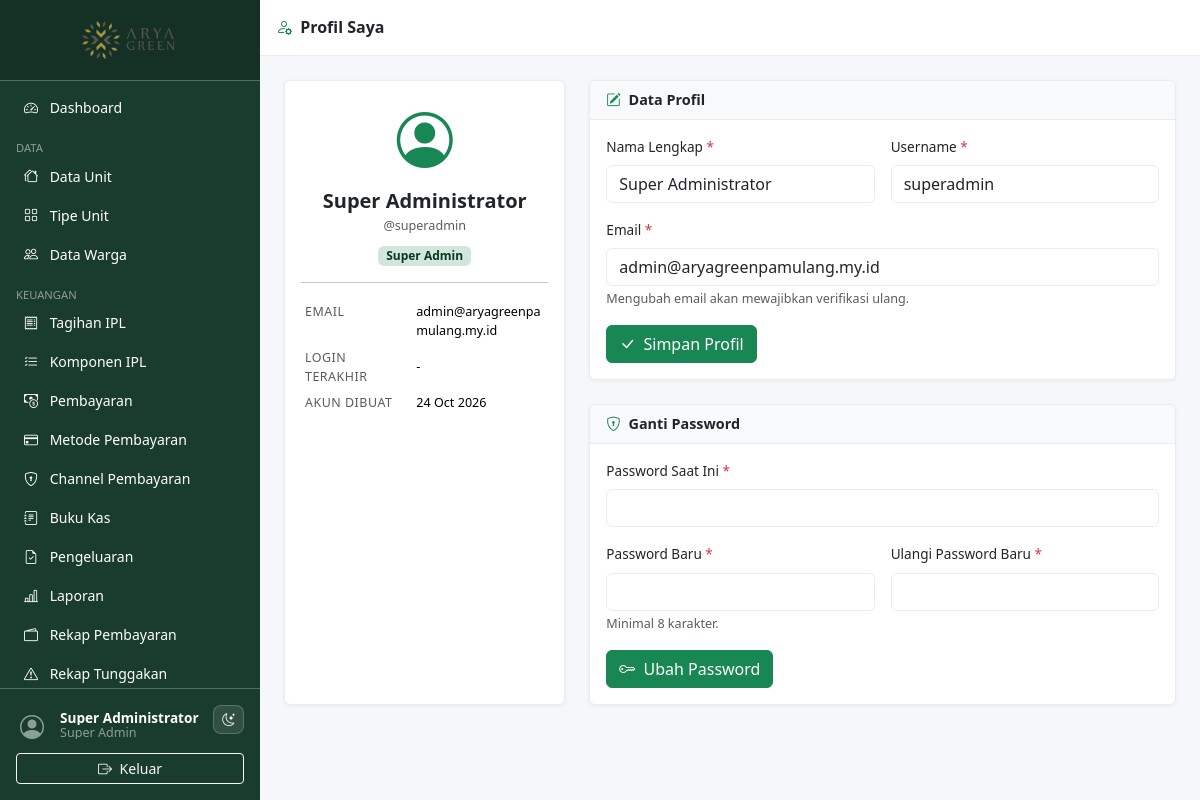
The page /pages/profile.php (signed in) on the database its author committed.
### tables this page shows
CREATE TABLE `users` (
  `id`                 INT UNSIGNED AUTO_INCREMENT PRIMARY KEY,
  `role_id`            INT UNSIGNED NOT NULL DEFAULT 4,
  `name`               VARCHAR(150) NOT NULL,
  `username`           VARCHAR(80)  NOT NULL UNIQUE,
  `email`              VARCHAR(150) NOT NULL UNIQUE,
  `signature_file`     VARCHAR(255) DEFAULT NULL,
  `password`           VARCHAR(255) DEFAULT NULL,
  `email_verified_at`  DATETIME     DEFAULT NULL,
  `verification_token` VARCHAR(100) DEFAULT NULL,
  `reset_token`        VARCHAR(100) DEFAULT NULL,
  `reset_token_expires`DATETIME     DEFAULT NULL,
  `is_active`          TINYINT(1)   NOT NULL DEFAULT 1,
  `last_login`         DATETIME     DEFAULT NULL,
  `created_at`         TIMESTAMP    DEFAULT CURRENT_TIMESTAMP,
  `updated_at`         TIMESTAMP    DEFAULT CURRENT_TIMESTAMP ON UPDATE CURRENT_TIMESTAMP,
  FOREIGN KEY (`role_id`) REFERENCES `roles`(`id`) ON UPDATE CASCADE
);

CREATE TABLE `roles` (
  `id`         INT UNSIGNED AUTO_INCREMENT PRIMARY KEY,
  `name`       VARCHAR(50) NOT NULL UNIQUE,
  `label`      VARCHAR(100) NOT NULL,
  `created_at` TIMESTAMP DEFAULT CURRENT_TIMESTAMP
);

### includes/functions.php (called while the page is built, shortened)
<?php
function e(mixed $v): string {
    return htmlspecialchars((string)$v, ENT_QUOTES | ENT_SUBSTITUTE, 'UTF-8');
}
function fmt_date(string $date, string $fmt = 'd M Y'): string {
    return date($fmt, strtotime($date));
}

### includes/auth.php (called while the page is built, shortened)
<?php
require_once __DIR__ . '/functions.php';
function auth_user(): array {
    return $_SESSION['auth_user'] ?? [];
}
function auth_id(): int {
    return (int)($_SESSION['user_id'] ?? 0);
}
function can(string $permission): bool {
    return in_array($permission, $_SESSION['permissions'] ?? [], true);
}

### pages/profile.php (the view, shortened to what this page needs)
<?php
require_once __DIR__ . '/../includes/auth.php';
require_once __DIR__ . '/../includes/functions.php';
$db  = db();
$uid = auth_id();
$stmt = $db->prepare(
    'SELECT u.*, r.name AS role_name, r.label AS role_label
     FROM users u LEFT JOIN roles r ON r.id = u.role_id WHERE u.id = ?'
);
$stmt->bind_param('i', $uid);
$stmt->execute();
$me = $stmt->get_result()->fetch_assoc();
$profile_t = ['name' => $me['name'], 'username' => $me['username'], 'email' => $me['email']];
include __DIR__ . '/../includes/header.php';
include __DIR__ . '/../includes/sidebar.php';
?>
<div class="content-wrapper">
  <div class="topbar d-flex align-items-center px-3 gap-2">
    <h6 class="mb-0 fw-semibold"><i class="bi bi-person-gear me-1 text-success"></i> Profil Saya</h6>
  </div>
  <div class="main-content">
    <div class="row g-4">
      <div class="col-lg-4">
        <div class="card h-100">
          <div class="card-body text-center">
            <div class="mb-2"><i class="bi bi-person-circle text-success" style="font-size:3.5rem"></i></div>
            <h5 class="fw-bold mb-1"><?= e($me['name']) ?></h5>
            <div class="text-muted small mb-2">@<?= e($me['username']) ?></div>
            <span class="badge bg-success-subtle text-success-emphasis">
              <?= e($me['role_label'] ?: ucwords(str_replace('_', ' ', (string)$me['role_name']))) ?>
            </span>
            <hr>
            <table class="table table-sm table-borderless mb-0 text-start small">
              <tr><th class="text-muted fw-normal" style="width:45%">Email</th>
                  <td class="text-break"><?= e($me['email']) ?>
                  </td></tr>
              <tr><th class="text-muted fw-normal">Login terakhir</th>
                  <td><?= $me['last_login'] ? fmt_date($me['last_login'], 'd M Y H:i') : '-' ?></td></tr>
              <tr><th class="text-muted fw-normal">Akun dibuat</th>
                  <td><?= fmt_date($me['created_at']) ?></td></tr>
            </table>
          </div>
        </div>
      </div>
      <div class="col-lg-8">
        <div class="card mb-4">
          <div class="card-header"><i class="bi bi-pencil-square me-1 text-success"></i> Data Profil</div>
          <div class="card-body">
            <form method="POST">
              <div class="row g-3">
                <div class="col-md-6">
                  <label class="form-label">Nama Lengkap <span class="text-danger">*</span></label>
                  <input type="text" name="name" class="form-control" required
                         value="<?= e($profile_t['name']) ?>">
                </div>
                <div class="col-md-6">
                  <label class="form-label">Username <span class="text-danger">*</span></label>
                  <input type="text" name="username" class="form-control" required
                         value="<?= e($profile_t['username']) ?>">
                </div>
                <div class="col-12">
                  <label class="form-label">Email <span class="text-danger">*</span></label>
                  <input type="email" name="email" class="form-control" required
                         value="<?= e($profile_t['email']) ?>">
                  <div class="form-text">Mengubah email akan mewajibkan verifikasi ulang.</div>
                </div>
              </div>
              <div class="mt-3">
                <button class="btn btn-success"><i class="bi bi-check-lg me-1"></i> Simpan Profil</button>
              </div>
            </form>
          </div>
        </div>
        <div class="card">
          <div class="card-header"><i class="bi bi-shield-lock me-1 text-success"></i> Ganti Password</div>
          <div class="card-body">
            <form method="POST" autocomplete="off">
              <div class="row g-3">
                <div class="col-12">
                  <label class="form-label">Password Saat Ini <span class="text-danger">*</span></label>
                  <input type="password" name="current_password" class="form-control" required
                         autocomplete="current-password">
                </div>
                <div class="col-md-6">
                  <label class="form-label">Password Baru <span class="text-danger">*</span></label>
                  <input type="password" name="new_password" id="newPass" class="form-control" required
                         minlength="8" autocomplete="new-password">
                  <div class="form-text">Minimal 8 karakter.</div>
                </div>
                <div class="col-md-6">
                  <label class="form-label">Ulangi Password Baru <span class="text-danger">*</span></label>
                  <input type="password" name="confirm_password" id="confPass" class="form-control" required
                         minlength="8" autocomplete="new-password">
                </div>
              </div>
              <div class="mt-3">
                <button class="btn btn-success"><i class="bi bi-key me-1"></i> Ubah Password</button>
              </div>
            </form>
          </div>
        </div>
      </div>
    </div>
  </div>
</div>
<?php include __DIR__ . '/../includes/footer.php'; ?>

### includes/sidebar.php (shortened to what this page needs)
<?php
$current_uri = $_SERVER['REQUEST_URI'] ?? '';
function nav_active(string $path): string {
    global $current_uri;
    return str_contains($current_uri, $path) ? ' active' : '';
}
?>
<nav id="sidebar" class="sidebar d-flex flex-column flex-shrink-0 p-0">
  <a href="<?= APP_URL ?>/pages/dashboard.php"
     class="d-flex align-items-center justify-content-center p-3 text-white text-decoration-none sidebar-brand"
     title="<?= e(APP_NAME) ?>">
    <img src="<?= APP_URL ?>/assets/images/logo.png" alt="<?= e(APP_NAME) ?>" class="sidebar-logo">
  </a>
  <hr class="text-white m-0">
  <div class="nav-scroll">
    <ul class="nav nav-pills flex-column px-2 py-2">
    <?php if (can('dashboard.view')): ?>
    <li class="nav-item">
      <a href="<?= APP_URL ?>/pages/dashboard.php"
         class="nav-link text-white<?= nav_active('/dashboard') ?>">
        <i class="bi bi-speedometer2 me-2"></i> Dashboard
      </a>
    </li>
    <?php endif; ?>
    <?php if (can('units.view')): ?>
    <li class="nav-item mt-2">
      <small class="text-white-50 px-2 text-uppercase" style="font-size:.7rem">Data</small>
    </li>
    <li class="nav-item">
      <a href="<?= APP_URL ?>/pages/units/index.php"
         class="nav-link text-white<?= nav_active('/units/') ?>">
        <i class="bi bi-houses me-2"></i> Data Unit
      </a>
    </li>
    <li class="nav-item">
      <a href="<?= APP_URL ?>/pages/unit_types/index.php"
         class="nav-link text-white<?= nav_active('/unit_types') ?>">
        <i class="bi bi-grid me-2"></i> Tipe Unit
      </a>
    </li>
    <?php endif; ?>
    <?php if (can('residents.view')): ?>
    <li class="nav-item">
      <a href="<?= APP_URL ?>/pages/residents/index.php"
         class="nav-link text-white<?= nav_active('/residents') ?>">
        <i class="bi bi-people me-2"></i> Data Warga
      </a>
    </li>
    <?php endif; ?>
    <?php if (can('billing.view') || can('payments.view')): ?>
    <li class="nav-item mt-2">
      <small class="text-white-50 px-2 text-uppercase" style="font-size:.7rem">Keuangan</small>
    </li>
    <?php endif; ?>
    <?php if (can('billing.view')): ?>
    <li class="nav-item">
      <a href="<?= APP_URL ?>/pages/billing/index.php"
         class="nav-link text-white<?= nav_active('/billing') ?>">
        <i class="bi bi-receipt me-2"></i> Tagihan IPL
      </a>
    </li>
    <?php endif; ?>
    <?php if (can('ipl_components.view')): ?>
    <li class="nav-item">
      <a href="<?= APP_URL ?>/pages/ipl_components/index.php"
         class="nav-link text-white<?= nav_active('/ipl_components') ?>">
        <i class="bi bi-list-check me-2"></i> Komponen IPL
      </a>
    </li>
    <?php endif; ?>
    <?php if (can('payments.view')): ?>
    <li class="nav-item">
      <a href="<?= APP_URL ?>/pages/payments/index.php"
         class="nav-link text-white<?= nav_active('/payments') ?>">
        <i class="bi bi-cash-coin me-2"></i> Pembayaran
      </a>
    </li>
    <?php endif; ?>
    <?php if (can('payment_methods.manage')): ?>
    <li class="nav-item">
      <a href="<?= APP_URL ?>/pages/payment_methods/index.php"
         class="nav-link text-white<?= nav_active('/payment_methods') ?>">
        <i class="bi bi-credit-card me-2"></i> Metode Pembayaran
      </a>
    </li>
    <?php endif; ?>
    <?php if (can('payment_channels.manage')): ?>
    <li class="nav-item">
      <a href="<?= APP_URL ?>/pages/payment_channels/index.php" class="nav-link text-white<?= nav_active('/payment_channels') ?>">
        <i class="bi bi-shield-lock me-2"></i> Channel Pembayaran
      </a>
    </li>
    <?php endif; ?>
    <?php if (can('cashbook.view')): ?>
    <li class="nav-item">
      <a href="<?= APP_URL ?>/pages/cashbook/index.php"
         class="nav-link text-white<?= nav_active('/cashbook') ?>">
        <i class="bi bi-journal-text me-2"></i> Buku Kas
      </a>
    </li>
    <?php endif; ?>
    <?php if (can('expense.request') || can('expense.approve')): ?>
    <li class="nav-item">
      <a href="<?= APP_URL ?>/pages/expense/index.php"
         class="nav-link text-white<?= nav_active('/expense') ?>">
        <i class="bi bi-file-earmark-check me-2"></i> Pengeluaran
      </a>
    </li>
    <?php endif; ?>
    <?php if (can('reports.view')): ?>
    <li class="nav-item">
      <a href="<?= APP_URL ?>/pages/reports/index.php"
         class="nav-link text-white<?= nav_active('/reports/index') ?>">
        <i class="bi bi-bar-chart-line me-2"></i> Laporan
      </a>
    </li>
    <li class="nav-item">
      <a href="<?= APP_URL ?>/pages/reports/payments.php"
         class="nav-link text-white<?= nav_active('/reports/payments') ?>">
        <i class="bi bi-wallet2 me-2"></i> Rekap Pembayaran
      </a>
    </li>
    <li class="nav-item">
      <a href="<?= APP_URL ?>/pages/reports/arrears.php"
         class="nav-link text-white<?= nav_active('/reports/arrears') ?>">
        <i class="bi bi-exclamation-triangle me-2"></i> Rekap Tunggakan
      </a>
    </li>
    <?php endif; ?>
    </ul>
  </div>
  <hr class="text-white m-0">
  <div class="p-3 sidebar-footer">
    <div class="d-flex align-items-start gap-2 mb-2">
      <a href="<?= APP_URL ?>/pages/profile.php"
         class="d-flex align-items-center text-decoration-none rounded p-1 sidebar-profile-link flex-grow-1 overflow-hidden"
         title="Profil & ganti password">
        <div class="avatar-sm me-2">
          <i class="bi bi-person-circle fs-4 text-white-50"></i>
        </div>
        <div class="text-white lh-1 flex-grow-1 overflow-hidden">
          <div class="fw-semibold text-truncate" style="font-size:.85rem"><?= e($current_user['name'] ?? '') ?></div>
          <small class="text-white-50"><?= e(ucwords(str_replace('_',' ', $current_user['role'] ?? ''))) ?></small>
        </div>
      </a>
      <button type="button" class="dark-toggle sidebar-theme-toggle text-white" aria-label="Ganti tema" title="Ganti tema">
        <i class="bi bi-moon-stars"></i>
      </button>
    </div>
    <a href="<?= APP_URL ?>/auth/logout.php"
       class="btn btn-sm btn-outline-light w-100"
       onclick="return confirm('Yakin ingin keluar?')">
      <i class="bi bi-box-arrow-right me-1"></i> Keluar
    </a>
  </div>
</nav>

### assets/css/style.css (style rules this page uses)
:root { --sidebar-width: 260px; --sidebar-bg: #1a3c2e; --sidebar-hover: #2d6a4f; --topbar-height: 56px; --page-bg: #f5f7fa; --surface: #ffffff; --surface-muted: #f8f9fa; --border-color: #e9ecef; --text-color: #212529; --muted-color: #6c757d; }
body { background: var(--page-bg); color: var(--text-color); font-size: .9rem; }
.sidebar { width: var(--sidebar-width); height: 100vh; min-height: 0; background: var(--sidebar-bg); position: fixed; top: 0; left: 0; z-index: 1040; transition: transform .25s ease; overflow: hidden; display: flex; flex-direction: column; }
.sidebar .nav-scroll { flex: 1 1 0; height: 0; min-height: 0; overflow-y: auto; overflow-x: hidden; scrollbar-width: thin; scrollbar-color: rgba(255,255,255,.35) transparent; }
.sidebar .sidebar-footer { flex-shrink: 0; background: var(--sidebar-bg); }
.sidebar-brand { background: rgba(0,0,0,.2); }
.sidebar-logo { height: 48px; width: auto; object-fit: contain; }
.sidebar .nav-link { border-radius: 6px; margin-bottom: 2px; font-size: .875rem; }
.content-wrapper { margin-left: var(--sidebar-width); width: calc(100% - var(--sidebar-width)); min-height: 100vh; display: flex; flex-direction: column; }
.topbar { height: var(--topbar-height); background: var(--surface); border-bottom: 1px solid var(--border-color); color: var(--text-color); position: sticky; top: 0; z-index: 1030; }
.main-content { flex: 1; padding: 1.5rem; }
.card { border: 1px solid var(--border-color); background: var(--surface); box-shadow: 0 1px 4px rgba(0,0,0,.06); }
.card-header { background: var(--surface-muted); border-bottom: 1px solid var(--border-color); font-weight: 600; }
.table th { font-size: .78rem; text-transform: uppercase; letter-spacing: .04em; color: var(--muted-color); font-weight: 600; }
.table td { vertical-align: middle; }
.badge { font-size: .75rem; padding: .35em .65em; }
.form-label { font-weight: 500; font-size: .85rem; }
.form-control, .form-select { background: var(--surface); border-color: var(--border-color); color: var(--text-color); }
.dark-toggle { background: transparent; border: 1px solid var(--border-color); border-radius: 8px; padding: 4px 8px; font-size: .8rem; cursor: pointer; transition: background .2s, border-color .2s; }
.dark-toggle i { pointer-events: none; }
.sidebar-theme-toggle { background: rgba(255,255,255,.1); border-color: rgba(255,255,255,.2); }
.avatar-sm { width: 32px; height: 32px; }

### rows shown on the page
users: name "Super Administrator", role.name "Super Admin", username "superadmin", role.label "Super Admin", email "admin@aryagreenpamulang.my.id", created_at "24 Oct 2026"
